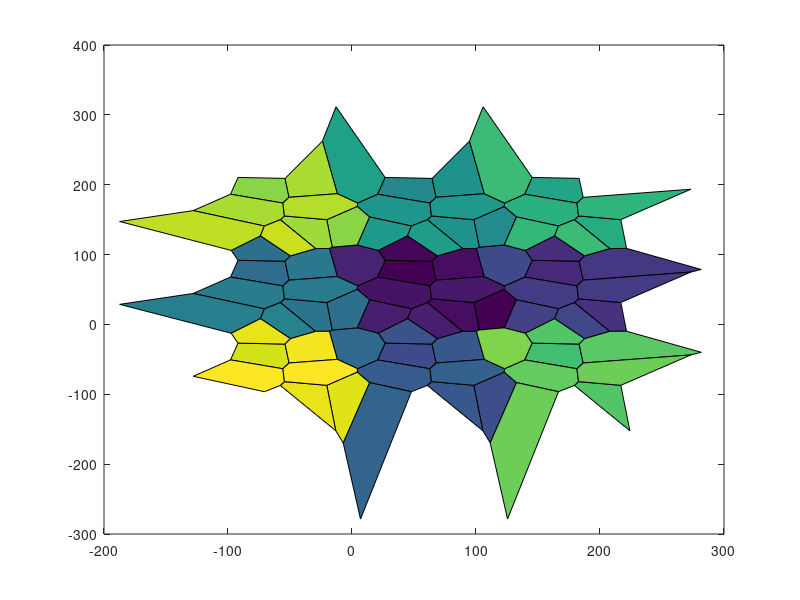
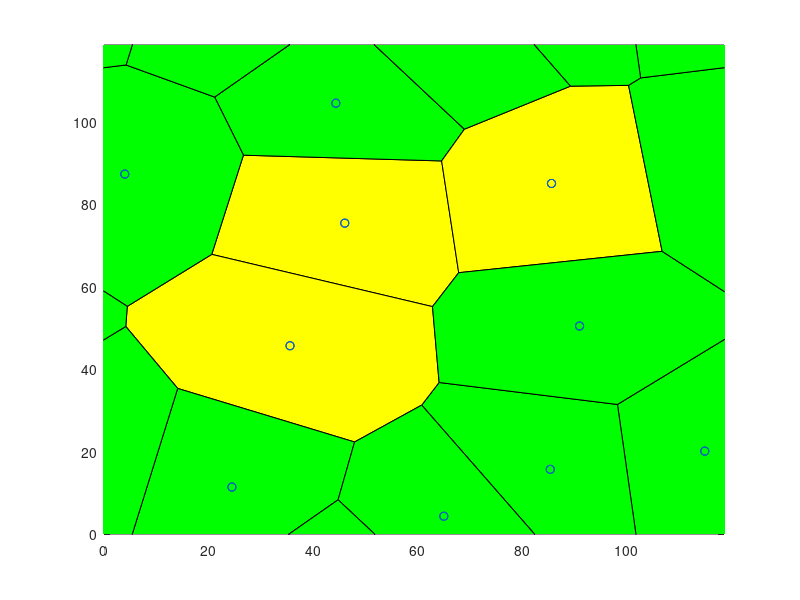

Source code (MATLAB) for these figures, in order: (Note: this script raises an error after producing the figures.)
r = 2000; % Updated seed to match target
NbPoints = 10; 
limit = 3; 
cpt = 'quadratic';
prefix = 'RFB';
potential = 'ani';

%% Store data in the right folder
close all;
scriptDir = fileparts(mfilename('fullpath'));
projectRoot = fileparts(scriptDir);
outputDir = fullfile(projectRoot, 'input_files');

if ~exist(outputDir, 'dir')
    mkdir(outputDir);
end

%% Parameters
rng(r);
TOTALTIME = 100.000000;
SEED = 89542;
TIMEINTERVAL = 0.1;
error_tolerance_absolute_mechanical = 0.010000;
TISSUE_EXT_STRESS_X = 0.000000;     %should both be 0 to relax tissue, change before dynamic
TISSUE_EXT_STRESS_Y = 0.000000; 
equilibriumtolerance = 1.000000e-2;
NUCLEATIONBASECRITERIA = false;
Ratio = 10/3;
EpsilonMax = 0.091;
ExternalStressRatio = 0.85;

T1ON = 1; 
APOPTOSISON = 1;
MITOSISON = 0;
WRITEMITOSIS = 1; 
VERBOSEON = 1; 
EQUILIBRIUMMITOSIS = 1; 

%Mysterious Parameters
CELLPRESSURETYPE = cpt;
TCJSTRENGTH = 100;
THETAAN = 3.14 / 2.0 ;    
ANSTRENGTH = 25; 

% --- Standard Constants ---
GAMMA = 10.0;
t0 = 1;
l0 = 25;
% Manually setting K to match your specific target output
LX = 1.5*l0*sqrt(NbPoints);
LY = 1.5*l0*sqrt(NbPoints);
A0 = LX*LY/NbPoints;
K = Ratio * GAMMA/l0;
ALPHAM = GAMMA*t0/l0;               %the paper had 5.5
TISSUE_ALPHA = 10*ALPHAM;
INITIALSTEPSIZE = t0/10000;
MINAREA = A0/100;
MINLENGTH = l0/40;
NEWEDGELENGTH = l0/20;
CURRENTTIME = 0.000000;
KAPPA=(1/100)*0.227*5.502/ALPHAM;
GAMMA0=GAMMA;
Y=1.25*GAMMA/EpsilonMax;
NUCLEATIONTHRESHOLD = 0.95*EpsilonMax*Y;

%% Simulation Detail Parameters
% Calculate Mesh based on A0 and NbPoints to get LX = 167.705098
Mesh = LX;

nomfichier_filename= [prefix '_NbPts_' num2str(NbPoints,'%04d') '_rng_' num2str(r,'%04d') '_pot_' potential '_lim_' num2str(limit, '%2d') '20.txt'];
nomfichier = fullfile(outputDir, nomfichier_filename);

%% Generate Voronoi
fprintf('Writing file: %s\n', nomfichier);
f1=figure();
f2=figure();
Points1=Mesh*rand(NbPoints,2); 

it = 0;
while it < limit
    Pointsa=Points1+Mesh*[ones(NbPoints,1) zeros(NbPoints,1)];
    Pointsb=Points1-Mesh*[zeros(NbPoints,1) ones(NbPoints,1)];
    Pointsc=Points1-Mesh*[ones(NbPoints,1) zeros(NbPoints,1)];
    Pointsd=Points1+Mesh*[zeros(NbPoints,1) ones(NbPoints,1)];
    Pointse=Points1+Mesh*[ones(NbPoints,1) ones(NbPoints,1)];
    Pointsf=Points1+Mesh*[ones(NbPoints,1) -ones(NbPoints,1)];
    Pointsg=Points1+Mesh*[-ones(NbPoints,1) ones(NbPoints,1)];
    Pointsh=Points1+Mesh*[-ones(NbPoints,1) -ones(NbPoints,1)];
    Pointst=[Points1; Pointsa; Pointsb; Pointsc; Pointsd; Pointse; Pointsf; Pointsg; Pointsh];
    
    [v,c]=voronoin(Pointst);
    
    centroids = zeros(NbPoints,2);
    centroidcount = 0;
   
    for i = 1:length(c)
        signedarea = 0;
        centroidx = 0;
        centroidy = 0;
        if (all(c{i}~=1))
            for s = 1:length(c{i})
                if s == length(c{i}) 
                    signedarea = signedarea + v(c{i}(s),1)*v(c{i}(1),2) - v(c{i}(1),1)*v(c{i}(s),2);
                else
                    signedarea = signedarea + v(c{i}(s),1)*v(c{i}(s+1),2) - v(c{i}(s+1),1)*v(c{i}(s),2);
                end
            end
            signedarea = .5*signedarea;
            for j = 1:length(c{i})
                if j == length(c{i})
                    centroidx = centroidx + (v(c{i}(j),1)+v(c{i}(1),1))*(v(c{i}(j),1)*v(c{i}(1),2) - v(c{i}(1),1)*v(c{i}(j),2));
                    centroidy = centroidy + (v(c{i}(j),2)+v(c{i}(1),2))*(v(c{i}(j),1)*v(c{i}(1),2) - v(c{i}(1),1)*v(c{i}(j),2));
                    
                else
                    centroidx = centroidx + (v(c{i}(j),1)+v(c{i}(j+1),1))*(v(c{i}(j),1)*v(c{i}(j+1),2) - v(c{i}(j+1),1)*v(c{i}(j),2));
                    centroidy = centroidy + (v(c{i}(j),2)+v(c{i}(j+1),2))*(v(c{i}(j),1)*v(c{i}(j+1),2) - v(c{i}(j+1),1)*v(c{i}(j),2));
                end
            end
            centroidx = (1/(6*signedarea))*centroidx;
            centroidy = (1/(6*signedarea))*centroidy;
            if centroidx > 0 && centroidx < Mesh && centroidy > 0 && centroidy < Mesh
                centroidcount = centroidcount + 1;
                centroids(centroidcount,:) = [centroidx centroidy];
            end
        end
    end
    it = it + 1;
    Points1 = centroids;
end

%% Representation of the result
 set(0,'CurrentFigure',f1);
 plot(Points1(:,1),Points1(:,2),'r+');
 set(0,'CurrentFigure',f2);
 plot(Points1(:,1),Points1(:,2),'r+');
 hold on
 for i = 1:length(c)
     if (all(c{i}~=1))
         set(0,'CurrentFigure',f1)
         patch(v(c{i},1),v(c{i},2),i)
     end
     IN=(all(v(c{i},1)>0)&all(v(c{i},1)<Mesh)&all(v(c{i},2)>0)&all(v(c{i},2)<Mesh));
     IN2=(any(v(c{i},1)>0)&any(v(c{i},1)<Mesh)&any(v(c{i},2)>0)&any(v(c{i},2)<Mesh))&(~IN);
     if (all(c{i}~=1)&&IN)
         set(0,'CurrentFigure',f2)
         patch(v(c{i},1),v(c{i},2),'y'); 
     end
     if (all(c{i}~=1)&&(IN2))
         set(0,'CurrentFigure',f2)
         patch(v(c{i},1),v(c{i},2),'g');
     end
 end
 set(0,'CurrentFigure',f2)
 xlim([0 Mesh]);
 ylim([0 Mesh]);
 plot(Points1(:,1),Points1(:,2),'bo');
 scatter(centroids(:,1),centroids(:,2),'r+')

for i = 1:length(c)
    INGLOBAL=any((v(c{i},1)>0)&v(c{i},1)<Mesh&v(c{i},2)>0&v(c{i},2)<Mesh);
    if INGLOBAL
        ListVertex=c{i};
        area=0;
        for k=1:length(c{i})
            kplus=mod(k,length(c{i}))+1;
            area=area+v(c{i}(k),1)*v(c{i}(kplus),2)-v(c{i}(kplus),1)*v(c{i}(k),2);
        end
        if(area<0)    c{i}=fliplr(c{i}); end
    end
end

%% Export to a file (EXACT MATCH TO TARGET VALUES)
fid=fopen(nomfichier,'wt');
fprintf(fid, 'Voronoi Tesselation Data: \n');
fprintf(fid, 'NumbCells %d \t rng %d \n', NbPoints, r);
fprintf(fid, 'ratio pressure to tension\t%f\n', Ratio);
fprintf(fid, 'Global:\n');
fprintf(fid, 'LX\t%f\nLY\t%f\n', Mesh, Mesh);
fprintf(fid, 'A0\t%f\n', A0);
fprintf(fid, 'SEED\t%d\n', SEED);
fprintf(fid, 'TIMEINTERVAL\t%f\n', TIMEINTERVAL);
fprintf(fid, 'MINAREA\t%f\n', MINAREA);
fprintf(fid, 'MINLENGTH\t%f\n', MINLENGTH);
fprintf(fid, 'NEWEDGELENGTH\t%f\n', NEWEDGELENGTH);
fprintf(fid, 'K\t%f\n', K);
fprintf(fid, 'GAMMA\t%f\n', GAMMA);
fprintf(fid, 'TOTALTIME\t%f\n', TOTALTIME);
fprintf(fid, 'CURRENTTIME\t%f\n', CURRENTTIME);
fprintf(fid, 'VERBOSEON\t%d\n', VERBOSEON);
fprintf(fid, 'INITIALSTEPSIZE\t%f\n', INITIALSTEPSIZE);
fprintf(fid, 'error_tolerance_absolute_mechanical\t%f\n', error_tolerance_absolute_mechanical);
% Format TISSUE_ALPHA to 2 decimal places as per target
fprintf(fid, 'TISSUE_ALPHA\t%2.2f\n', TISSUE_ALPHA);
fprintf(fid, 'ALPHAM\t%f\n', ALPHAM);
fprintf(fid, 'TISSUE_EXT_STRESS_X\t%f\n', TISSUE_EXT_STRESS_X);
fprintf(fid, 'TISSUE_EXT_STRESS_Y\t%f\n', TISSUE_EXT_STRESS_Y);
fprintf(fid, 'equilibriumtolerance\t%e\n', equilibriumtolerance);
fprintf(fid, 'NUCLEATIONTHRESHOLD\t%f\n', NUCLEATIONTHRESHOLD);
fprintf(fid, 'NUCLEATIONBASECRITERIA\t%d\n', NUCLEATIONBASECRITERIA);
fprintf(fid, 'KAPPA\t%f\n', KAPPA);
fprintf(fid, 'Y\t%f\n', Y);
fprintf(fid, 'EpsilonMax\t%f\n', EpsilonMax);
fprintf(fid, 'ExternalStressRatio\t%f\n', ExternalStressRatio);
fprintf(fid, 'endGlobal\n');

fprintf(fid, 'Vertices\n');
fprintf(fid, 'id\tx\ty\n');

NbVertex=0;
CentralVertices=zeros(length(v),2);
for i = 2:length(v)   
    if(v(i,1)>0&&v(i,1)<Mesh&&v(i,2)>0&&v(i,2)<Mesh)
        fprintf(fid,'%d',i);
        fprintf(fid,'\t %2.4f',v(i,1));
        fprintf(fid,'\t %2.4f',v(i,2));
        fprintf(fid,'\n');
        NbVertex=NbVertex+1;
        CentralVertices(NbVertex,1)=v(i,1);
        CentralVertices(NbVertex,2)=v(i,2);
    end
end

CentralVertices=CentralVertices(1:NbVertex,1:2);
EqVertex=zeros(NbVertex,1);

for i = 2:length(v)
    vcorrige=zeros(1,2);
    vtest=v(i,:);
    if (vtest(1)>0&&vtest(1)<Mesh&&vtest(2)>0&&vtest(2)<Mesh) vcorrige=vtest;end
    vtest=v(i,:)-Mesh*[1 0];
    if (vtest(1)>0&&vtest(1)<Mesh&&vtest(2)>0&&vtest(2)<Mesh) vcorrige=vtest;  end
    vtest=v(i,:)-Mesh*[0 1];
    if (vtest(1)>0&&vtest(1)<Mesh&&vtest(2)>0&&vtest(2)<Mesh) vcorrige=vtest;  end
    vtest=v(i,:)+Mesh*[1 0];
    if (vtest(1)>0&&vtest(1)<Mesh&&vtest(2)>0&&vtest(2)<Mesh) vcorrige=vtest;  end
    vtest=v(i,:)+Mesh*[0 1];
    if (vtest(1)>0&&vtest(1)<Mesh&&vtest(2)>0&&vtest(2)<Mesh) vcorrige=vtest;  end
    vtest=v(i,:)-Mesh*[1 1];
    if (vtest(1)>0&&vtest(1)<Mesh&&vtest(2)>0&&vtest(2)<Mesh) vcorrige=vtest;  end
    vtest=v(i,:)-Mesh*[1 -1];
    if (vtest(1)>0&&vtest(1)<Mesh&&vtest(2)>0&&vtest(2)<Mesh) vcorrige=vtest;  end
    vtest=v(i,:)+Mesh*[1 1];
    if (vtest(1)>0&&vtest(1)<Mesh&&vtest(2)>0&&vtest(2)<Mesh) vcorrige=vtest;  end
    vtest=v(i,:)+Mesh*[1 -1];
    if (vtest(1)>0&&vtest(1)<Mesh&&vtest(2)>0&&vtest(2)<Mesh) vcorrige=vtest;  end
    
    column=find(all(abs((repmat(vcorrige,size(v,1),1))'-v')<0.000001));
    if(~isempty(column))
        EqVertex(i)=column;
    end
end

fprintf(fid, 'Edges\n');
fprintf(fid, 'id\tvertex1\tvertex2\txflag\tyflag\n');
NbEdgeMax=3*NbVertex; 
Edges.Vertices=zeros(NbEdgeMax,2);
Edges.Crossx12=zeros(NbEdgeMax,1);
Edges.Crossx21=zeros(NbEdgeMax,1);
Edges.Crossy12=zeros(NbEdgeMax,1);
Edges.Crossy21=zeros(NbEdgeMax,1);

EdgeIncrement=0; 
for i = 1:length(c) 
    INGLOBAL=any( (v(c{i},1)>0) & v(c{i},1)<Mesh & v(c{i},2)>0 & v(c{i},2)<Mesh);
    if INGLOBAL 
        ListVertex=c{i}; 
        for j=1:length(ListVertex) 
            testdejainscrit=0;
            for k=1:EdgeIncrement
                if ((EqVertex((ListVertex(j)))==Edges.Vertices(k,1)...
                        &&EqVertex(ListVertex(mod(j,length(ListVertex))+1))==Edges.Vertices(k,2))...
                        ||...
                        (EqVertex(ListVertex(j))==Edges.Vertices(k,2)...
                        &&EqVertex(ListVertex(mod(j,length(ListVertex))+1))==Edges.Vertices(k,1)))
                    testdejainscrit=1;
                else
                end
            end
            if(~testdejainscrit)
                EdgeIncrement=EdgeIncrement+1;
                Edges.Vertices(EdgeIncrement,1)=EqVertex(ListVertex(j)); 
                Edges.Vertices(EdgeIncrement,2)=EqVertex(ListVertex(mod(j,length(ListVertex))+1)); 
                Vertex1encours=ListVertex(j);
                Vertex1encourseq=EqVertex(ListVertex(j));
                Vertex2encours=ListVertex(mod(j,length(ListVertex))+1);
                Vertex2encourseq=EqVertex(ListVertex(mod(j,length(ListVertex))+1));
                
                fprintf(fid,'%d',EdgeIncrement);
                fprintf(fid,'\t %d', Edges.Vertices(EdgeIncrement,1));
                fprintf(fid,'\t %d', Edges.Vertices(EdgeIncrement,2));
                
                VertexCross21=(EqVertex(ListVertex(j))~=ListVertex(j))&&(EqVertex(ListVertex(mod(j,length(ListVertex))+1))==ListVertex(mod(j,length(ListVertex))+1));
                VertexCross12=(EqVertex(ListVertex(j))==ListVertex(j))&&(EqVertex(ListVertex(mod(j,length(ListVertex))+1))~=ListVertex(mod(j,length(ListVertex))+1));
                
                if((EqVertex(ListVertex(j))~=ListVertex(j))&&(EqVertex(ListVertex(mod(j,length(ListVertex))+1))==ListVertex(mod(j,length(ListVertex))+1)))
                    if(v(ListVertex(j),1)<0) Edges.Crossx12(EdgeIncrement)=1; end
                    if(v(ListVertex(j),1)>Mesh) Edges.Crossx21(EdgeIncrement)=1; end
                    if(v(ListVertex(j),2)<0) Edges.Crossy12(EdgeIncrement)=1; end
                    if(v(ListVertex(j),2)>Mesh) Edges.Crossy21(EdgeIncrement)=1; end
                end
                if((EqVertex(ListVertex(j))==ListVertex(j))&&(EqVertex(ListVertex(mod(j,length(ListVertex))+1))~=ListVertex(mod(j,length(ListVertex))+1)))
                    if(v(ListVertex(mod(j,length(ListVertex))+1),1)<0) Edges.Crossx21(EdgeIncrement)=1; end
                    if(v(ListVertex(mod(j,length(ListVertex))+1),1)>Mesh) Edges.Crossx12(EdgeIncrement)=1; end
                    if(v(ListVertex(mod(j,length(ListVertex))+1),2)<0) Edges.Crossy21(EdgeIncrement)=1; end
                    if(v(ListVertex(mod(j,length(ListVertex))+1),2)>Mesh) Edges.Crossy12(EdgeIncrement)=1; end
                end
                
                if((EqVertex(ListVertex(j))~=ListVertex(j))&&(EqVertex(ListVertex(mod(j,length(ListVertex))+1))~=ListVertex(mod(j,length(ListVertex))+1)))
                    v1=v(ListVertex(j),:);
                    v2=v(ListVertex(mod(j,length(ListVertex))+1),:);
                    eqv1=v(EqVertex(ListVertex(j)),:);
                    eqv2=v(EqVertex(ListVertex(mod(j,length(ListVertex))+1)),:);
                    if(v2(1)>v1(1))&&(eqv2(1)<eqv1(1)) Edges.Crossx12(EdgeIncrement)=1; end
                    if(v2(1)<v1(1))&&(eqv2(1)>eqv1(1)) Edges.Crossx21(EdgeIncrement)=1; end
                    if (v2(2)>v1(2))&&(eqv2(2)<eqv1(2))Edges.Crossy12(EdgeIncrement)=1; end
                    if (v2(2)<v1(2))&&(eqv2(2)>eqv1(2)) Edges.Crossy21(EdgeIncrement)=1; end
                end
                
                newxflag=0;
                newyflag=0;
                if ( (Edges.Crossx12(EdgeIncrement)==1) || (Edges.Crossx21(EdgeIncrement)==1) )
                    newxflag=1;
                end
                if ( (Edges.Crossy12(EdgeIncrement)==1) || (Edges.Crossy21(EdgeIncrement)==1) )
                    newyflag=1;
                end
                
                fprintf(fid,'\t %d \t %d \n', newxflag, newyflag);
                
            end
        end
    end
end

%% Then we go to the cells
cinside=cell(length(c),1);
CellIncrement=0;
for i=1:length(c)
    INGLOBAL=any((v(c{i},1)>0)&v(c{i},1)<Mesh&v(c{i},2)>0&v(c{i},2)<Mesh);
    if INGLOBAL
        CellIncrement=CellIncrement+1;
        cinside{CellIncrement}=EqVertex(c{i});
    end
end
NbCellsInside=CellIncrement;
cinside=cinside(1:NbCellsInside);
cinside2=cell(NbCellsInside,1);
CellIncrement=0;
for i=1:NbCellsInside
    dejavu=false;
    for j=1:i-1
        if ((length(cinside{i})==length(cinside{j}))&&all(sort(cinside{i})==sort(cinside{j}))) dejavu=true; end
    end
    if (~dejavu) CellIncrement=CellIncrement+1;cinside2{CellIncrement}=cinside{i}; end
end
cinside2=cinside2(1:CellIncrement);

fprintf(fid, 'Cells\n');
if (strcmp(potential,'tcj'))
    fprintf(fid, 'id\tA0\tEdgeNumb\tEdgeList\tPotential\tTCJStrength\tCellPressureType\n');
else
    fprintf(fid, 'id\tA0\tEdgeNumb\tEdgeList\tPotential\tTCJStrength\tThetaAn\tAnStrength\tCellPressureType\n');
end
for i=1:length(cinside2)
    A0_Cell = normrnd(A0, 200); % Using new A0
    ListVertex=c{i};
    fprintf(fid,'%d\t%f\t%d\t',i, A0_Cell, length(ListVertex));
    for j=1:length(ListVertex)
        NumeroEdge=0;
        for k=1:EdgeIncrement
            if (EqVertex((ListVertex(j)))==Edges.Vertices(k,1)...
                    &&EqVertex(ListVertex(mod(j,length(ListVertex))+1))==Edges.Vertices(k,2))
                NumeroEdge=k;
            end 
            if(EqVertex(ListVertex(j))==Edges.Vertices(k,2)...
                    &&EqVertex(ListVertex(mod(j,length(ListVertex))+1))==Edges.Vertices(k,1))
                NumeroEdge=k; 
            end
        end
        fprintf(fid,'%d,',NumeroEdge);
    end
    if (strcmp(potential, 'tcj'))
        fprintf(fid,'\t%s\t%f\t%s\n', potential, TCJSTRENGTH,CELLPRESSURETYPE);
    else
        fprintf(fid,'\t%s\t%f\t%f\t%f\t%s\n', potential, TCJSTRENGTH, THETAAN, ANSTRENGTH,CELLPRESSURETYPE);
    end
end
fprintf(fid, 'End\n');
fclose(fid);

% Visualization directory

visualizationDir = fullfile(projectRoot,"visualization_files",erase(nomfichier_filename,".txt") + "_visualization");
if ~exist(visualizationDir, 'dir')
    mkdir(visualizationDir); 
end
